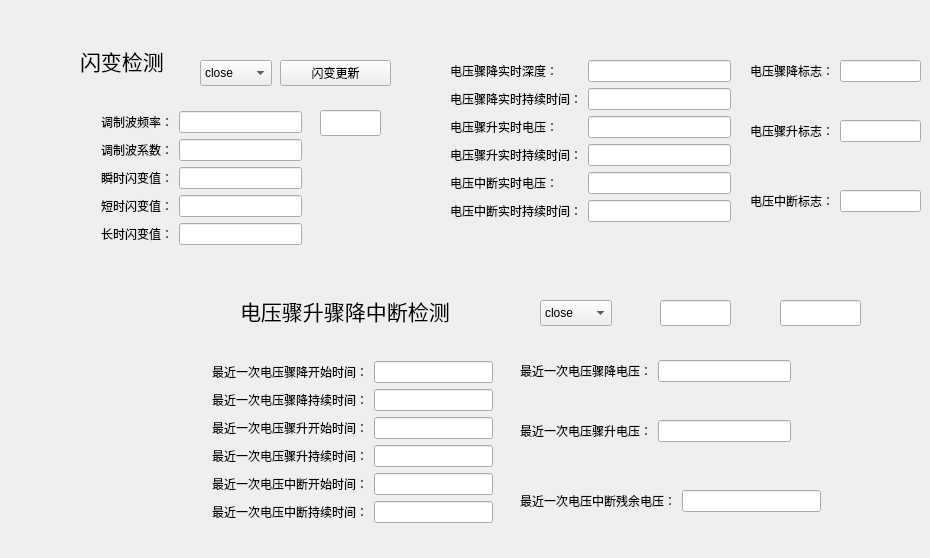
   <widget class="QWidget" name="tab_2">
    <attribute name="title">
     <string>A相其他量</string>
    </attribute>
    <widget class="QComboBox" name="flicker_comboBox">
     <property name="geometry">
      <rect>
       <x>200</x>
       <y>60</y>
       <width>72</width>
       <height>26</height>
      </rect>
     </property>
     <item>
      <property name="text">
       <string>close</string>
      </property>
     </item>
     <item>
      <property name="text">
       <string>open</string>
      </property>
     </item>
    </widget>
    <widget class="QComboBox" name="voltage_dipswellinterrupt_comboBox">
     <property name="geometry">
      <rect>
       <x>540</x>
       <y>300</y>
       <width>72</width>
       <height>26</height>
      </rect>
     </property>
     <item>
      <property name="text">
       <string>close</string>
      </property>
     </item>
     <item>
      <property name="text">
       <string>open</string>
      </property>
     </item>
    </widget>
    <widget class="QLineEdit" name="result_400">
     <property name="geometry">
      <rect>
       <x>660</x>
       <y>300</y>
       <width>71</width>
       <height>26</height>
      </rect>
     </property>
    </widget>
    <widget class="QLineEdit" name="result_800">
     <property name="geometry">
      <rect>
       <x>780</x>
       <y>300</y>
       <width>81</width>
       <height>26</height>
      </rect>
     </property>
    </widget>
    <widget class="QWidget" name="layoutWidget_16">
     <property name="geometry">
      <rect>
       <x>450</x>
       <y>60</y>
       <width>281</width>
       <height>188</height>
      </rect>
     </property>
     <layout class="QFormLayout" name="formLayout_8">
      <item row="0" column="0">
       <widget class="QLabel" name="label_84">
        <property name="text">
         <string>电压骤降实时深度：</string>
        </property>
       </widget>
      </item>
      <item row="0" column="1">
       <widget class="QLineEdit" name="V_Dip_Depth"/>
      </item>
      <item row="1" column="0">
       <widget class="QLabel" name="label_85">
        <property name="text">
         <string>电压骤降实时持续时间：</string>
        </property>
       </widget>
      </item>
      <item row="1" column="1">
       <widget class="QLineEdit" name="V_Dip_Time"/>
      </item>
      <item row="2" column="0">
       <widget class="QLabel" name="label_86">
        <property name="text">
         <string>电压骤升实时电压：</string>
        </property>
       </widget>
      </item>
      <item row="2" column="1">
       <widget class="QLineEdit" name="V_Swell"/>
      </item>
      <item row="3" column="0">
       <widget class="QLabel" name="label_87">
        <property name="text">
         <string>电压骤升实时持续时间：</string>
        </property>
       </widget>
      </item>
      <item row="3" column="1">
       <widget class="QLineEdit" name="V_Swell_Time"/>
      </item>
      <item row="4" column="0">
       <widget class="QLabel" name="label_88">
        <property name="text">
         <string>电压中断实时电压：</string>
        </property>
       </widget>
      </item>
      <item row="4" column="1">
       <widget class="QLineEdit" name="V_Interrupt"/>
      </item>
      <item row="5" column="0">
       <widget class="QLabel" name="label_89">
        <property name="text">
         <string>电压中断实时持续时间：</string>
        </property>
       </widget>
      </item>
      <item row="5" column="1">
       <widget class="QLineEdit" name="V_Interrupt_Time"/>
      </item>
     </layout>
    </widget>
    <widget class="QWidget" name="layoutWidget_17">
     <property name="geometry">
      <rect>
       <x>750</x>
       <y>60</y>
       <width>171</width>
       <height>31</height>
      </rect>
     </property>
     <layout class="QFormLayout" name="formLayout_10">
      <item row="0" column="1">
       <widget class="QLineEdit" name="V_Dip_Flag"/>
      </item>
      <item row="0" column="0">
       <widget class="QLabel" name="label_95">
        <property name="text">
         <string>电压骤降标志：</string>
        </property>
       </widget>
      </item>
     </layout>
    </widget>
    <widget class="QWidget" name="layoutWidget_18">
     <property name="geometry">
      <rect>
       <x>750</x>
       <y>120</y>
       <width>171</width>
       <height>31</height>
      </rect>
     </property>
     <layout class="QFormLayout" name="formLayout_11">
      <item row="0" column="1">
       <widget class="QLineEdit" name="V_Swell_Flag"/>
      </item>
      <item row="0" column="0">
       <widget class="QLabel" name="label_96">
        <property name="text">
         <string>电压骤升标志：</string>
        </property>
       </widget>
      </item>
     </layout>
    </widget>
    <widget class="QWidget" name="layoutWidget_19">
     <property name="geometry">
      <rect>
       <x>750</x>
       <y>190</y>
       <width>171</width>
       <height>31</height>
      </rect>
     </property>
     <layout class="QFormLayout" name="formLayout_12">
      <item row="0" column="1">
       <widget class="QLineEdit" name="V_Interrupt_Flag"/>
      </item>
      <item row="0" column="0">
       <widget class="QLabel" name="label_97">
        <property name="text">
         <string>电压中断标志：</string>
        </property>
       </widget>
      </item>
     </layout>
    </widget>
    <widget class="QWidget" name="layoutWidget_20">
     <property name="geometry">
      <rect>
       <x>520</x>
       <y>360</y>
       <width>271</width>
       <height>31</height>
      </rect>
     </property>
     <layout class="QFormLayout" name="formLayout_13">
      <item row="0" column="1">
       <widget class="QLineEdit" name="Last_V_Dip_Depth"/>
      </item>
      <item row="0" column="0">
       <widget class="QLabel" name="label_98">
        <property name="text">
         <string>最近一次电压骤降电压：</string>
        </property>
       </widget>
      </item>
     </layout>
    </widget>
    <widget class="QWidget" name="layoutWidget_21">
     <property name="geometry">
      <rect>
       <x>520</x>
       <y>420</y>
       <width>271</width>
       <height>31</height>
      </rect>
     </property>
     <layout class="QFormLayout" name="formLayout_14">
      <item row="0" column="1">
       <widget class="QLineEdit" name="Last_V_Swell"/>
      </item>
      <item row="0" column="0">
       <widget class="QLabel" name="label_99">
        <property name="text">
         <string>最近一次电压骤升电压：</string>
        </property>
       </widget>
      </item>
     </layout>
    </widget>
    <widget class="QWidget" name="layoutWidget_22">
     <property name="geometry">
      <rect>
       <x>520</x>
       <y>490</y>
       <width>301</width>
       <height>31</height>
      </rect>
     </property>
     <layout class="QFormLayout" name="formLayout_15">
      <item row="0" column="1">
       <widget class="QLineEdit" name="Last_V_Interrupt"/>
      </item>
      <item row="0" column="0">
       <widget class="QLabel" name="label_100">
        <property name="text">
         <string>最近一次电压中断残余电压：</string>
        </property>
       </widget>
      </item>
     </layout>
    </widget>
    <widget class="QLineEdit" name="shanbianjisuancishu">
     <property name="geometry">
      <rect>
       <x>320</x>
       <y>110</y>
       <width>61</width>
       <height>26</height>
      </rect>
     </property>
    </widget>
    <widget class="QPushButton" name="flicker_updateButton">
     <property name="geometry">
      <rect>
       <x>280</x>
       <y>60</y>
       <width>111</width>
       <height>26</height>
      </rect>
     </property>
     <property name="text">
      <string>闪变更新</string>
     </property>
    </widget>
    <widget class="QWidget" name="layoutWidget_4">
     <property name="geometry">
      <rect>
       <x>212</x>
       <y>361</y>
       <width>281</width>
       <height>188</height>
      </rect>
     </property>
     <layout class="QFormLayout" name="formLayout_7">
      <item row="0" column="0">
       <widget class="QLabel" name="label_67">
        <property name="text">
         <string>最近一次电压骤降开始时间：</string>
        </property>
       </widget>
      </item>
      <item row="0" column="1">
       <widget class="QLineEdit" name="V_Dip_StartTime"/>
      </item>
      <item row="1" column="0">
       <widget class="QLabel" name="label_68">
        <property name="text">
         <string>最近一次电压骤降持续时间：</string>
        </property>
       </widget>
      </item>
      <item row="1" column="1">
       <widget class="QLineEdit" name="V_Dip_LastTime"/>
      </item>
      <item row="2" column="0">
       <widget class="QLabel" name="label_69">
        <property name="text">
         <string>最近一次电压骤升开始时间：</string>
        </property>
       </widget>
      </item>
      <item row="2" column="1">
       <widget class="QLineEdit" name="V_Swell_StartTime"/>
      </item>
      <item row="3" column="0">
       <widget class="QLabel" name="label_81">
        <property name="text">
         <string>最近一次电压骤升持续时间：</string>
        </property>
       </widget>
      </item>
      <item row="3" column="1">
       <widget class="QLineEdit" name="V_Swell_LastTime"/>
      </item>
      <item row="4" column="0">
       <widget class="QLabel" name="label_82">
        <property name="text">
         <string>最近一次电压中断开始时间：</string>
        </property>
       </widget>
      </item>
      <item row="4" column="1">
       <widget class="QLineEdit" name="V_Interrupt_StartTime"/>
      </item>
      <item row="5" column="0">
       <widget class="QLabel" name="label_83">
        <property name="text">
         <string>最近一次电压中断持续时间：</string>
        </property>
       </widget>
      </item>
      <item row="5" column="1">
       <widget class="QLineEdit" name="V_Interrupt_LasttTime"/>
      </item>
     </layout>
    </widget>
    <widget class="QWidget" name="layoutWidget_7">
     <property name="geometry">
      <rect>
       <x>101</x>
       <y>111</y>
       <width>201</width>
       <height>156</height>
      </rect>
     </property>
     <layout class="QFormLayout" name="formLayout_9">
      <item row="0" column="0">
       <widget class="QLabel" name="label_90">
        <property name="text">
         <string>调制波频率：</string>
        </property>
       </widget>
      </item>
      <item row="0" column="1">
       <widget class="QLineEdit" name="A_tiaozhibo_f"/>
      </item>
      <item row="1" column="0">
       <widget class="QLabel" name="label_91">
        <property name="text">
         <string>调制波系数：</string>
        </property>
       </widget>
      </item>
      <item row="1" column="1">
       <widget class="QLineEdit" name="tiaozhibo_xishu"/>
      </item>
      <item row="2" column="0">
       <widget class="QLabel" name="label_92">
        <property name="text">
         <string>瞬时闪变值：</string>
        </property>
       </widget>
      </item>
      <item row="2" column="1">
       <widget class="QLineEdit" name="shunshishanbianzhi"/>
      </item>
      <item row="3" column="0">
       <widget class="QLabel" name="label_93">
        <property name="text">
         <string>短时闪变值：</string>
        </property>
       </widget>
      </item>
      <item row="3" column="1">
       <widget class="QLineEdit" name="duanshishanbianzhi"/>
      </item>
      <item row="4" column="0">
       <widget class="QLabel" name="label_94">
        <property name="text">
         <string>长时闪变值：</string>
        </property>
       </widget>
      </item>
      <item row="4" column="1">
       <widget class="QLineEdit" name="changshishanbianzhi"/>
      </item>
     </layout>
    </widget>
    <widget class="QLabel" name="label_218">
     <property name="geometry">
      <rect>
       <x>240</x>
       <y>290</y>
       <width>221</width>
       <height>41</height>
      </rect>
     </property>
     <property name="font">
      <font>
       <pointsize>16</pointsize>
      </font>
     </property>
     <property name="text">
      <string>电压骤升骤降中断检测</string>
     </property>
    </widget>
    <widget class="QLabel" name="label_267">
     <property name="geometry">
      <rect>
       <x>80</x>
       <y>40</y>
       <width>91</width>
       <height>41</height>
      </rect>
     </property>
     <property name="font">
      <font>
       <pointsize>16</pointsize>
      </font>
     </property>
     <property name="text">
      <string>闪变检测</string>
     </property>
    </widget>
   </widget>
